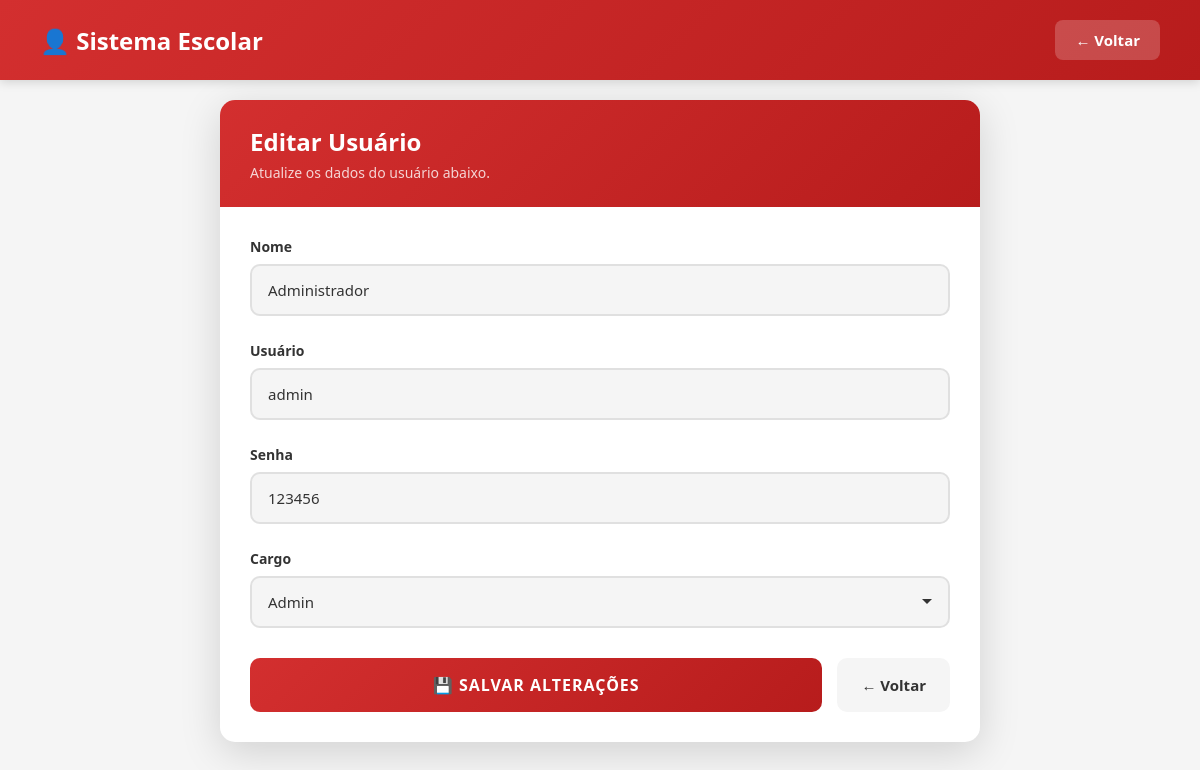
The app's page /editar_usuario/1 (signed in) with its own data.
### tables this page shows
CREATE TABLE usuarios(
    id INTEGER PRIMARY KEY AUTOINCREMENT,
    nome TEXT NOT NULL,
    usuario TEXT UNIQUE NOT NULL,
    senha TEXT NOT NULL,
    cargo TEXT NOT NULL
);

### app.py (the view, shortened to what this page needs)
@app.route("/editar_usuario/<int:id>", methods=["GET", "POST"])
def editar_usuario(id):
    if "usuario" not in session:
        return redirect("/")
    conn = sqlite3.connect("banco.db")
    cursor = conn.cursor()
    cursor.execute(
        "SELECT * FROM usuarios WHERE id=?",
        (id,)
    )
    usuario = cursor.fetchone()
    conn.close()
    return render_template(
        "editar_usuario.html",
        usuario=usuario
    )

### templates/editar_usuario.html (shortened to what this page needs)
<!DOCTYPE html>
<html lang="pt-br">
<head>
    <link rel="stylesheet" href="{{ url_for('static', filename='css/editar_usuario.css') }}">
</head>
<body>
    <header class="header">
        <h1>👤 Sistema Escolar</h1>
        <a href="/usuarios" class="btn-voltar">← Voltar</a>
    </header>
    <div class="container">
        <div class="form-card">
            <div class="card-header">
                <h2>Editar Usuário</h2>
                <p>Atualize os dados do usuário abaixo.</p>
            </div>
            <div class="card-body">
                <form method="POST">
                    <div class="form-group">
                        <label for="nome">Nome</label>
                        <input type="text"
                               id="nome"
                               name="nome"
                               value="{{ usuario[1] }}"
                               class="form-control"
                               placeholder="Digite o nome"
                               required>
                    </div>
                    <div class="form-group">
                        <label for="usuario">Usuário</label>
                        <input type="text"
                               id="usuario"
                               name="usuario"
                               value="{{ usuario[2] }}"
                               class="form-control"
                               placeholder="Digite o usuário"
                               required>
                    </div>
                    <div class="form-group">
                        <label for="senha">Senha</label>
                        <input type="text"
                               id="senha"
                               name="senha"
                               value="{{ usuario[3] }}"
                               class="form-control"
                               placeholder="Digite a senha"
                               required>
                    </div>
                    <div class="form-group">
                        <label for="cargo">Cargo</label>
                        <select name="cargo"
                                id="cargo"
                                class="form-select">
                            <option value="admin"
                                    {% if usuario[4] == "admin" %}
                                    selected
                                    {% endif %}>
                                Admin
                            </option>
                        </select>
                    </div>
                    <div class="btn-group">
                        <button type="submit" class="btn-submit">
                            💾 Salvar alterações
                        </button>
                        <a href="/usuarios" class="btn-voltar">
                            ← Voltar
                        </a>
                    </div>
                </form>
            </div>
        </div>
    </div>
</body>
</html>

### static/css/editar_usuario.css (style rules this page uses)
* { margin: 0; padding: 0; box-sizing: border-box; }
:root { --vermelho: #d32f2f; --vermelho-escuro: #b71c1c; --vermelho-claro: #ff5252; --verde: #4caf50; --cinza-escuro: #333333; --cinza-medio: #666666; --cinza-claro: #f5f5f5; --branco: #ffffff; --sombra: rgba(0, 0, 0, 0.1); --sombra-forte: rgba(0, 0, 0, 0.15); }
body { font-family: 'Segoe UI', Tahoma, Geneva, Verdana, sans-serif; background-color: var(--cinza-claro); min-height: 100vh; display: flex; flex-direction: column; }
.header { background: linear-gradient(135deg, var(--vermelho) 0%, var(--vermelho-escuro) 100%); color: var(--branco); padding: 20px 40px; display: flex; justify-content: space-between; align-items: center; box-shadow: 0 2px 10px var(--sombra-forte); position: fixed; top: 0; left: 0; right: 0; z-index: 100; }
.header h1 { font-size: 24px; font-weight: 600; display: flex; align-items: center; gap: 12px; }
.header .btn-voltar { background: rgba(255, 255, 255, 0.2); color: var(--branco); padding: 10px 20px; border-radius: 8px; text-decoration: none; font-weight: 600; transition: all 0.3s ease; }
.container { width: 100%; max-width: 800px; margin: 0 auto; padding: 100px 20px 40px; }
.form-card { background: var(--branco); border-radius: 15px; box-shadow: 0 10px 40px var(--sombra-forte); overflow: hidden; }
.card-header { background: linear-gradient(135deg, var(--vermelho) 0%, var(--vermelho-escuro) 100%); padding: 25px 30px; }
.card-header h2 { color: var(--branco); font-size: 24px; font-weight: 600; }
.card-header p { color: rgba(255, 255, 255, 0.8); font-size: 14px; margin-top: 5px; }
.card-body { padding: 30px; }
.form-group { margin-bottom: 25px; }
.form-group label { display: block; color: var(--cinza-escuro); font-size: 14px; font-weight: 600; margin-bottom: 8px; }
.form-control, .form-select { width: 100%; padding: 14px 16px; border: 2px solid #e0e0e0; border-radius: 10px; font-size: 15px; font-family: 'Segoe UI', sans-serif; transition: all 0.3s ease; background: var(--cinza-claro); color: var(--cinza-escuro); cursor: pointer; }
.form-select { appearance: none; background-repeat: no-repeat; background-position: right 15px center; padding-right: 40px; }
.form-control::placeholder { color: #999; }
.btn-group { display: flex; gap: 15px; margin-top: 30px; }
.btn-submit { flex: 1; padding: 16px 24px; background: linear-gradient(135deg, var(--vermelho) 0%, var(--vermelho-escuro) 100%); color: var(--branco); border: none; border-radius: 10px; font-size: 16px; font-weight: 700; font-family: 'Segoe UI', sans-serif; text-transform: uppercase; letter-spacing: 1px; cursor: pointer; transition: all 0.3s ease; display: flex; align-items: center; justify-content: center; gap: 10px; }
.btn-voltar { padding: 16px 24px; background: var(--cinza-claro); color: var(--cinza-escuro); border: none; border-radius: 10px; font-size: 15px; font-weight: 600; text-decoration: none; transition: all 0.3s ease; display: flex; align-items: center; justify-content: center; gap: 8px; }

### records on screen
usuarios: nome "Administrador", usuario "admin", senha "123456", cargo "Admin"
